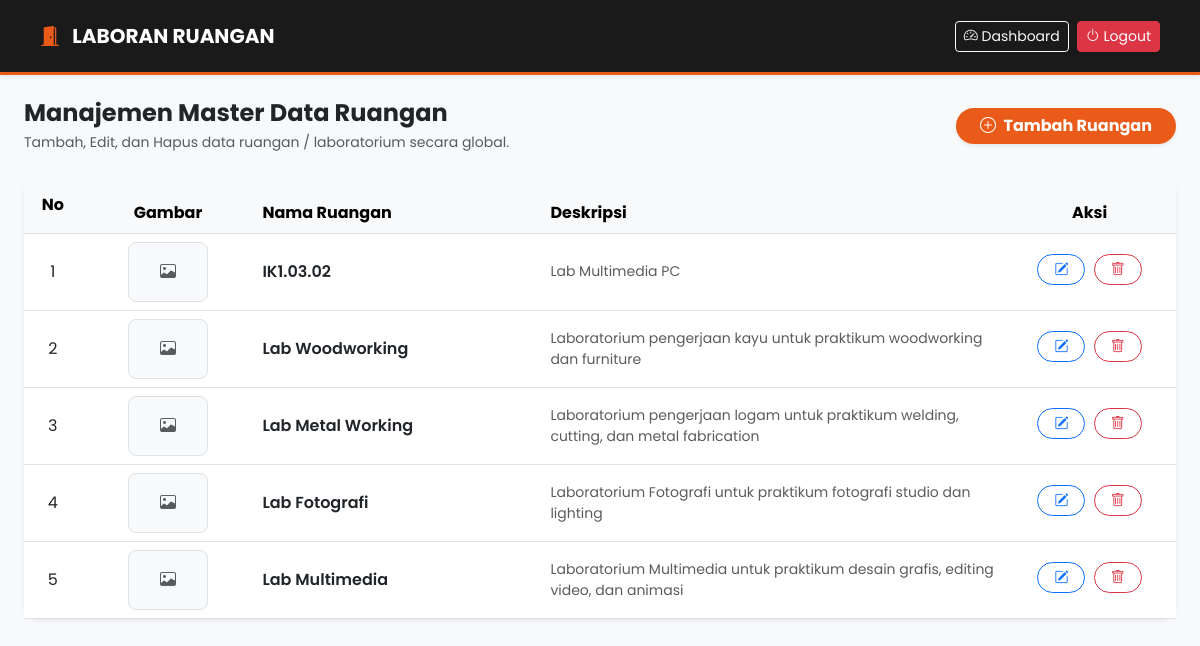
/index.php/admin/ruangan, run on the app's committed database.
### tables this page shows
CREATE TABLE `ruangan` (
  `id_ruangan` int(11) NOT NULL,
  `nama_ruangan` varchar(100) NOT NULL,
  `icon` varchar(50) DEFAULT 'door-open-fill',
  `warna` varchar(20) DEFAULT '#FF8C00',
  `foto` varchar(255) DEFAULT NULL,
  `deskripsi` text DEFAULT NULL,
  `created_at` timestamp NOT NULL DEFAULT current_timestamp()
);

### application/controllers/admin/Ruangan.php (called while the page is built, shortened)
<?php
class Ruangan extends CI_Controller {
    public function __construct() {
        $this->load->model('admin/Ruangan_model');
        $this->load->library('session');
        $this->load->library('form_validation');
    }
    public function index() {
        $data['title']        = 'Manajemen Ruangan';
        $data['page']         = 'index';
        $data['ruangan_list'] = $this->Ruangan_model->get_all();
        $this->load->view('admin/ruangan', $data);
    }
}

### index.php (called while the page is built, shortened)
<?php
require_once BASEPATH.'core/CodeIgniter.php';

### application/models/admin/Ruangan_model.php (called while the page is built, shortened)
<?php
class Ruangan_model extends CI_Model {
    private $table = 'ruangan';
    private $pk = 'id_ruangan';
    public function get_all() {
        $this->db->order_by($this->pk, 'DESC');
        return $this->db->get($this->table)->result_array();
    }
}

### application/views/admin/ruangan.php (the view, shortened to what this page needs)
<!DOCTYPE html>
<html lang="id">
<head>
    <link href="https://cdn.jsdelivr.net/npm/bootstrap@5.3.0/dist/css/bootstrap.min.css" rel="stylesheet">
    <link rel="stylesheet" href="https://cdn.jsdelivr.net/npm/bootstrap-icons@1.11.1/font/bootstrap-icons.css">
</head>
<body>
    <nav class="navbar navbar-expand-lg navbar-dark admin-navbar shadow-sm p-3 mb-4">
        <div class="container-fluid px-4">
            <a class="navbar-brand fw-bold" href="#">
                <i class="bi bi-door-open-fill me-2 text-fik-orange"></i> LABORAN RUANGAN
            </a>
            <div class="ms-auto d-flex align-items-center">
                <a href="<?= base_url('admin/dashboard') ?>" class="btn btn-sm btn-outline-light me-2">
                    <i class="bi bi-speedometer2"></i> Dashboard
                </a>
                <a href="<?= base_url('auth/logout') ?>" class="btn btn-sm btn-danger">
                    <i class="bi bi-power"></i> Logout
                </a>
            </div>
        </div>
    </nav>
    <div class="container-fluid px-4 pb-5">
        <?php if($page == 'index'): ?>
        <div class="d-flex justify-content-between align-items-center mb-4 flex-wrap gap-3 mt-4">
            <div>
                <h4 class="fw-bold mb-1">Manajemen Master Data Ruangan</h4>
                <p class="text-muted small m-0">Tambah, Edit, dan Hapus data ruangan / laboratorium secara global.</p>
            </div>
            <a href="<?= base_url('admin/ruangan/tambah') ?>" class="btn btn-fik-orange fw-bold px-4 rounded-pill shadow-sm">
                <i class="bi bi-plus-circle me-1"></i> Tambah Ruangan
            </a>
        </div>
        <div class="card shadow-sm border-0 rounded-4">
            <div class="card-body p-0">
                <div class="table-responsive">
                    <table class="table table-hover align-middle mb-0">
                        <thead class="table-light">
                            <tr>
                                <th class="p-3 text-center" width="5%">No</th>
                                <th width="15%" class="text-center">Gambar</th>
                                <th width="25%">Nama Ruangan</th>
                                <th width="40%">Deskripsi</th>
                                <th width="15%" class="text-center">Aksi</th>
                            </tr>
                        </thead>
                        <tbody>
                            <?php if(empty($ruangan_list)): ?>
                            <tr>
                                <td colspan="5" class="text-center py-4 text-muted">Belum ada data ruangan.</td>
                            </tr>
                            <?php else: ?>
                                <?php $no=1; foreach($ruangan_list as $r): ?>
                                <tr>
                                    <td class="p-3 text-center"><?= $no++; ?></td>
                                    <td class="text-center">
                                        <?php if($r['foto']): ?>
                                            <img src="<?= base_url('assets/uploads/ruangan/'.$r['foto']) ?>" class="img-thumbnail-custom shadow-sm" alt="Foto Ruangan">
                                        <?php else: ?>
                                            <div class="bg-light text-muted d-inline-flex align-items-center justify-content-center img-thumbnail-custom border">
                                                <i class="bi bi-image"></i>
                                            </div>
                                        <?php endif; ?>
                                    </td>
                                    <td class="fw-semibold text-dark"><?= $r['nama_ruangan'] ?></td>
                                    <td class="text-muted small">
                                        <?= !empty($r['deskripsi']) ? $r['deskripsi'] : '-' ?>
                                    </td>
                                    <td class="text-center">
                                        <a href="<?= base_url('admin/ruangan/ubah/'.$r['id_ruangan']) ?>" class="btn btn-sm btn-outline-primary rounded-pill px-3 me-1 mb-1">
                                            <i class="bi bi-pencil-square"></i>
                                        </a>
                                        <a href="<?= base_url('admin/ruangan/hapus/'.$r['id_ruangan']) ?>" class="btn btn-sm btn-outline-danger rounded-pill px-3 mb-1" onclick="return confirm('Hapus ruangan ini beserta fotonya secara permanen?');">
                                            <i class="bi bi-trash"></i>
                                        </a>
                                    </td>
                                </tr>
                                <?php endforeach; ?>
                            <?php endif; ?>
                        </tbody>
                    </table>
                </div>
            </div>
        </div>
        <?php endif; ?>
    </div>
</body>
</html>

### application/views/admin/ruangan.php (style rules this page uses)
body { font-family: 'Poppins', sans-serif; background-color: #f8f9fa; }
.admin-navbar { background-color: #1a1a1a; border-bottom: 3px solid #ea5b1a; }
.text-fik-orange { color: #ea5b1a !important; }
.btn-fik-orange { background-color: #ea5b1a; color: white; border: none; }
.img-thumbnail-custom { width: 80px; height: 60px; object-fit: cover; border-radius: 8px; }

### data on the page
ruangan: nama_ruangan "IK1.03.02", deskripsi "Lab Multimedia PC"
ruangan: nama_ruangan "Lab Woodworking", deskripsi "Laboratorium pengerjaan kayu untuk praktikum woodworking dan furniture"
ruangan: nama_ruangan "Lab Metal Working", deskripsi "Laboratorium pengerjaan logam untuk praktikum welding, cutting, dan metal fabrication"
ruangan: nama_ruangan "Lab Fotografi", deskripsi "Laboratorium Fotografi untuk praktikum fotografi studio dan lighting"
ruangan: nama_ruangan "Lab Multimedia", deskripsi "Laboratorium Multimedia untuk praktikum desain grafis, editing video, dan animasi"
